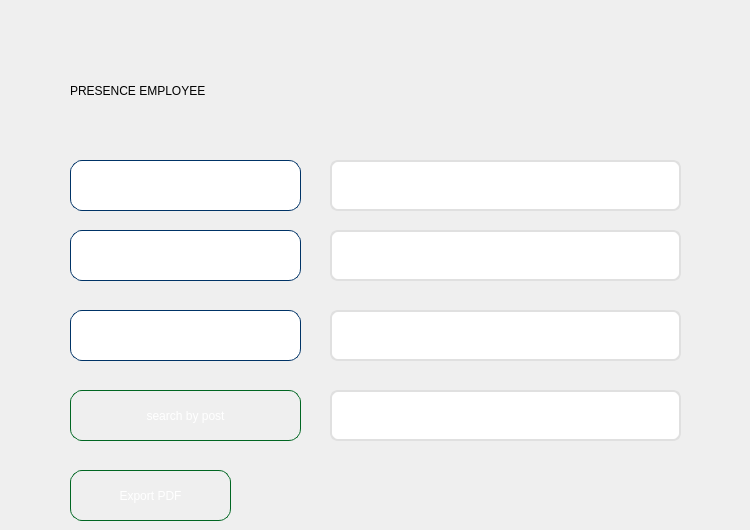
         <widget class="QWidget" name="tab_10">
          <attribute name="title">
           <string>PRESENCE</string>
          </attribute>
          <widget class="QLineEdit" name="lineEdit_71">
           <property name="enabled">
            <bool>true</bool>
           </property>
           <property name="geometry">
            <rect>
             <x>70</x>
             <y>230</y>
             <width>231</width>
             <height>51</height>
            </rect>
           </property>
           <property name="focusPolicy">
            <enum>Qt::FocusPolicy::NoFocus</enum>
           </property>
           <property name="contextMenuPolicy">
            <enum>Qt::ContextMenuPolicy::NoContextMenu</enum>
           </property>
           <property name="acceptDrops">
            <bool>true</bool>
           </property>
           <property name="styleSheet">
            <string notr="true">QLineEdit {
	font: 700 italic 10pt &quot;Times New Roman&quot;;
	color: white;
    background: qlineargradient(
        x1: 0, y1: 0, x2: 1, y2: 1,
        stop: 0 #001F3F,   /* bleu marine profond */
        stop: 1 #004080    /* bleu marine plus clair */
    );
    border: 1px solid #003366; /* contour subtil bleu foncé */
    border-radius: 12px;       /* coins arrondis */
    padding: 6px

}</string>
           </property>
           <property name="text">
            <string>Number of absences :</string>
           </property>
           <property name="cursorPosition">
            <number>20</number>
           </property>
          </widget>
          <widget class="QLineEdit" name="lineEdit_72">
           <property name="geometry">
            <rect>
             <x>70</x>
             <y>160</y>
             <width>231</width>
             <height>51</height>
            </rect>
           </property>
           <property name="focusPolicy">
            <enum>Qt::FocusPolicy::NoFocus</enum>
           </property>
           <property name="styleSheet">
            <string notr="true">QLineEdit {
	font: 700 italic 10pt &quot;Times New Roman&quot;;
	color: white;
    background: qlineargradient(
        x1: 0, y1: 0, x2: 1, y2: 1,
        stop: 0 #001F3F,   /* bleu marine profond */
        stop: 1 #004080    /* bleu marine plus clair */
    );
    border: 1px solid #003366; /* contour subtil bleu foncé */
    border-radius: 12px;       /* coins arrondis */
    padding: 6px

}</string>
           </property>
           <property name="text">
            <string>Attendance rate :</string>
           </property>
          </widget>
          <widget class="QLineEdit" name="lineEdit_74">
           <property name="geometry">
            <rect>
             <x>70</x>
             <y>310</y>
             <width>231</width>
             <height>51</height>
            </rect>
           </property>
           <property name="focusPolicy">
            <enum>Qt::FocusPolicy::NoFocus</enum>
           </property>
           <property name="styleSheet">
            <string notr="true">QLineEdit {
	font: 700 italic 10pt &quot;Times New Roman&quot;;
	color: white;
    background: qlineargradient(
        x1: 0, y1: 0, x2: 1, y2: 1,
        stop: 0 #001F3F,   /* bleu marine profond */
        stop: 1 #004080    /* bleu marine plus clair */
    );
    border: 1px solid #003366; /* contour subtil bleu foncé */
    border-radius: 12px;       /* coins arrondis */
    padding: 6px

}</string>
           </property>
           <property name="text">
            <string>Punctuality rate :</string>
           </property>
          </widget>
          <widget class="QLabel" name="label_74">
           <property name="geometry">
            <rect>
             <x>70</x>
             <y>60</y>
             <width>671</width>
             <height>61</height>
            </rect>
           </property>
           <property name="styleSheet">
            <string notr="true">font: 700 italic 36pt &quot;Times New Roman&quot;;</string>
           </property>
           <property name="text">
            <string>PRESENCE EMPLOYEE</string>
           </property>
          </widget>
          <widget class="QLineEdit" name="lineEdit_75">
           <property name="geometry">
            <rect>
             <x>330</x>
             <y>310</y>
             <width>351</width>
             <height>51</height>
            </rect>
           </property>
           <property name="styleSheet">
            <string notr="true">QLineEdit {
    background-color: white;
    border: 2px solid #e0e0e0;
    border-radius: 8px;
    padding: 8px;
    font-size: 14px;
    color: #333;
}

QLineEdit:hover {
    border: 2px solid #29b6f6;
    background-color: #f9f9f9;
}

QLineEdit:focus {
    border: 2px solid #0d47a1;
    background-color: white;
}</string>
           </property>
          </widget>
          <widget class="QLineEdit" name="lineEdit_76">
           <property name="geometry">
            <rect>
             <x>330</x>
             <y>160</y>
             <width>351</width>
             <height>51</height>
            </rect>
           </property>
           <property name="styleSheet">
            <string notr="true">QLineEdit {
    background-color: white;
    border: 2px solid #e0e0e0;
    border-radius: 8px;
    padding: 8px;
    font-size: 14px;
    color: #333;
}

QLineEdit:hover {
    border: 2px solid #29b6f6;
    background-color: #f9f9f9;
}

QLineEdit:focus {
    border: 2px solid #0d47a1;
    background-color: white;
}</string>
           </property>
          </widget>
          <widget class="QLineEdit" name="lineEdit_77">
           <property name="geometry">
            <rect>
             <x>330</x>
             <y>230</y>
             <width>351</width>
             <height>51</height>
            </rect>
           </property>
           <property name="styleSheet">
            <string notr="true">QLineEdit {
    background-color: white;
    border: 2px solid #e0e0e0;
    border-radius: 8px;
    padding: 8px;
    font-size: 14px;
    color: #333;
}

QLineEdit:hover {
    border: 2px solid #29b6f6;
    background-color: #f9f9f9;
}

QLineEdit:focus {
    border: 2px solid #0d47a1;
    background-color: white;
}</string>
           </property>
          </widget>
          <widget class="QPushButton" name="ajouterpushbutton_4">
           <property name="geometry">
            <rect>
             <x>70</x>
             <y>390</y>
             <width>231</width>
             <height>51</height>
            </rect>
           </property>
           <property name="styleSheet">
            <string notr="true">QPushButton { 
    font: 700 italic 10pt &quot;Times New Roman&quot;;
    color: white;
    background: qlineargradient(
        x1: 0, y1: 0, x2: 1, y2: 1,
        stop: 0 #00ff66,   /* vert clair vif */
        stop: 1 #009933    /* vert un peu plus foncé */
    );
    border: 1px solid #006622; /* contour vert foncé subtil */
    border-radius: 12px;
    padding: 6px;
}

QPushButton:hover {
    background: qlineargradient(
        x1: 0, y1: 0, x2: 1, y2: 1,
        stop: 0 #00cc55,   /* vert foncé */
        stop: 1 #007722    /* vert encore plus profond */
    );
}
</string>
           </property>
           <property name="text">
            <string>search by post</string>
           </property>
          </widget>
          <widget class="QPushButton" name="ajouterpushbutton_5">
           <property name="geometry">
            <rect>
             <x>70</x>
             <y>470</y>
             <width>161</width>
             <height>51</height>
            </rect>
           </property>
           <property name="styleSheet">
            <string notr="true">QPushButton { 
    font: 700 italic 10pt &quot;Times New Roman&quot;;
    color: white;
    background: qlineargradient(
        x1: 0, y1: 0, x2: 1, y2: 1,
        stop: 0 #00ff66,   /* vert clair vif */
        stop: 1 #009933    /* vert un peu plus foncé */
    );
    border: 1px solid #006622; /* contour vert foncé subtil */
    border-radius: 12px;
    padding: 6px;
}

QPushButton:hover {
    background: qlineargradient(
        x1: 0, y1: 0, x2: 1, y2: 1,
        stop: 0 #00cc55,   /* vert foncé */
        stop: 1 #007722    /* vert encore plus profond */
    );
}
</string>
           </property>
           <property name="text">
            <string>Export PDF</string>
           </property>
          </widget>
          <widget class="QLineEdit" name="idLineEditModif_3">
           <property name="geometry">
            <rect>
             <x>330</x>
             <y>390</y>
             <width>351</width>
             <height>51</height>
            </rect>
           </property>
           <property name="styleSheet">
            <string notr="true">QLineEdit {
    background-color: white;
    border: 2px solid #e0e0e0;
    border-radius: 8px;
    padding: 8px;
    font-size: 14px;
    color: #333;
}

QLineEdit:hover {
    border: 2px solid #29b6f6;
    background-color: #f9f9f9;
}

QLineEdit:focus {
    border: 2px solid #0d47a1;
    background-color: white;
}</string>
           </property>
          </widget>
         </widget>
